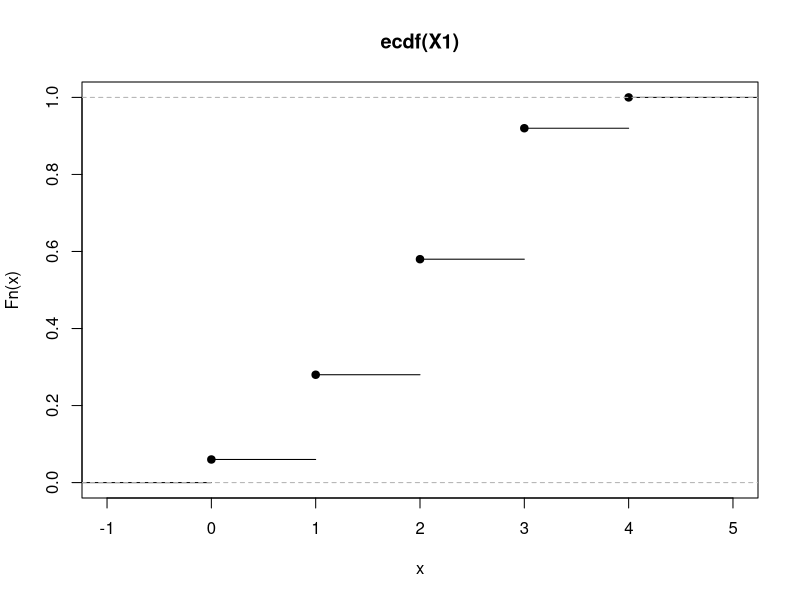
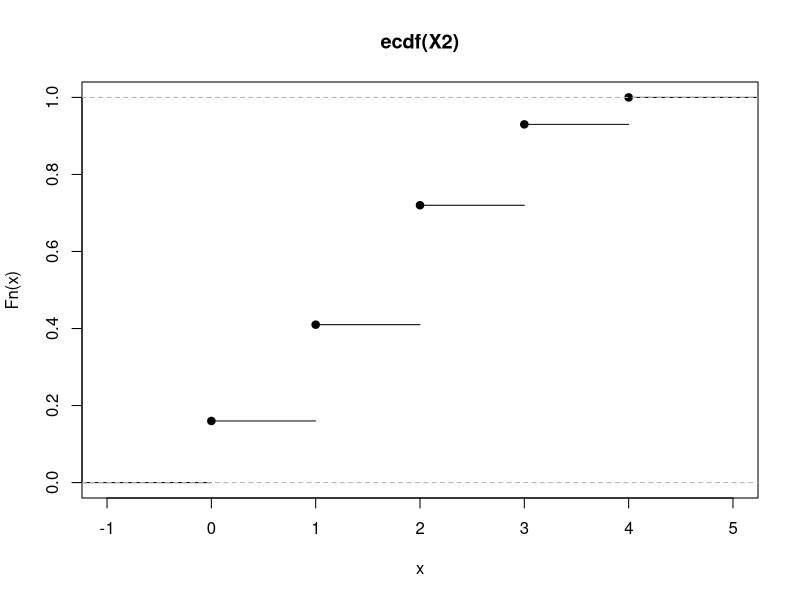
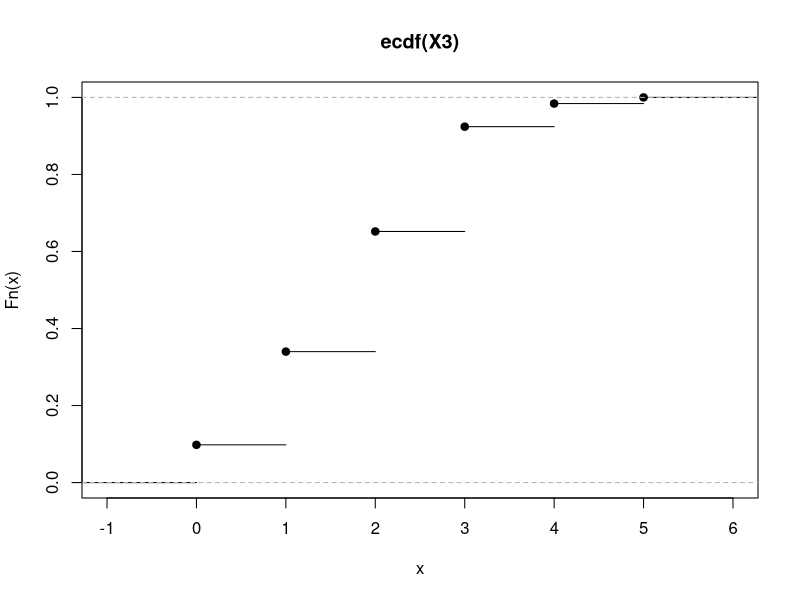
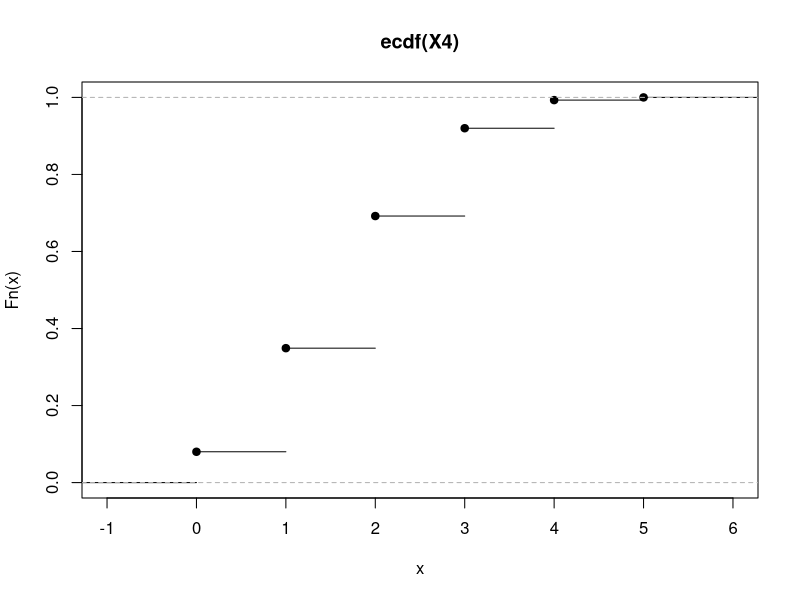
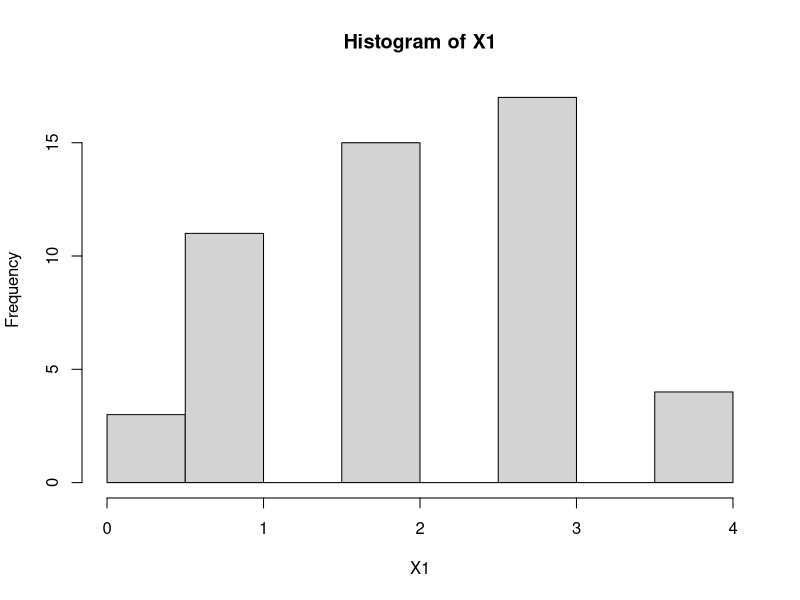
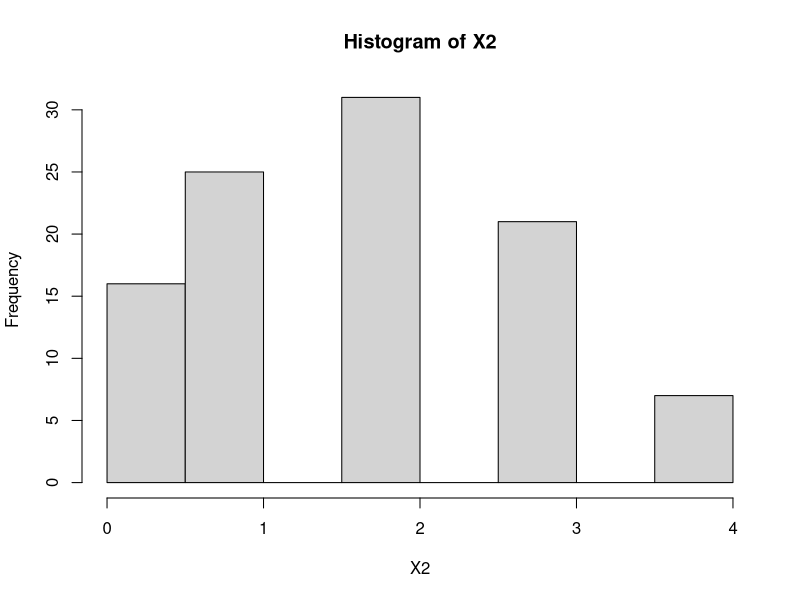
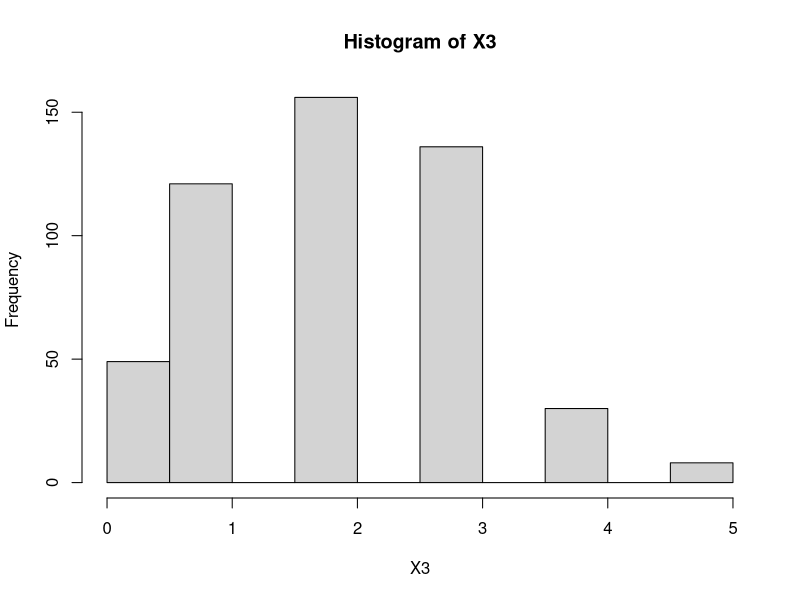
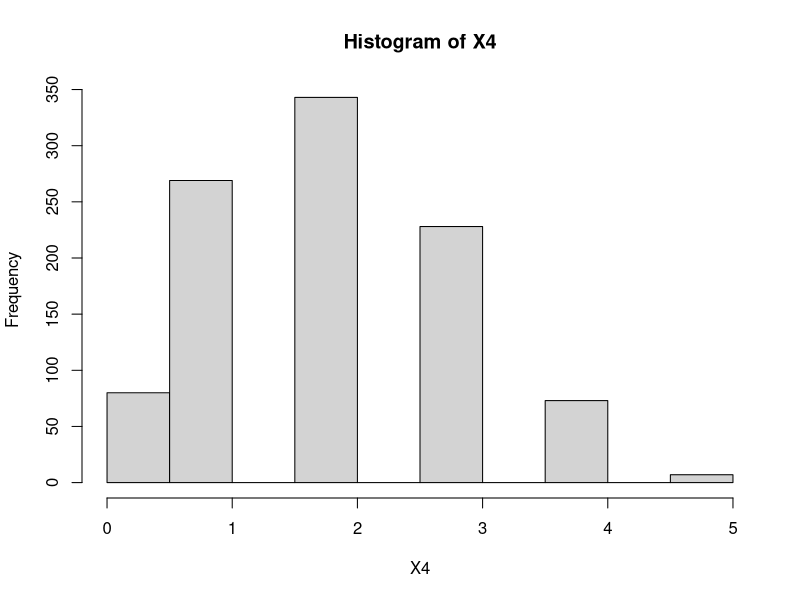

These figures' R source, in order:
## Full tasks required by the project 
# Loi Discrete
# 1 Generation des Echantillions de tailles N1,N2,N3,N4
N1 = 50
N2 = 100
N3 = 500
N4 = 1000

# Parametres de la loi Binomial(5,0.4)
a = 5
p= 0.4

# rbinom est une fonction qui genere des observations de loi binomiale 
# Elle prend comme parametres
# N1 : La taile desirée
# a et p les parametres de la loi .
X1 <-rbinom(N1,a, p)
X2 <-rbinom(N2,a, p)
X3 <-rbinom(N3,a, p)
X4 <-rbinom(N4,a, p)

# Visualization de la focntion de densité empirique des 4 Echantillions
plot(ecdf(X1))
plot(ecdf(X2))
plot(ecdf(X3))
plot(ecdf(X4))

# Les histogrammes des 4 Echantillions 
hist1<- hist(X1)
hist2<- hist(X2)
hist3<- hist(X3)
hist3<- hist(X4)

?ecdf
# Plot dans le meme graphe :

# X1
hist1<- hist(X4)
plot(ecdf(X4),add=TRUE,col=c('red'),main ="ecdf x1")
# X2
hist2<- hist(X2)
plot(ecdf(X2),add=TRUE,col=c('green'),sub="ecdf x2")
# X3
hist3<- hist(X3)
plot(ecdf(X3),add=TRUE,col=c('yellow'))
# X4
hist4<- hist(X4)
plot(ecdf(X4),add=TRUE,col=c('pink'))


# Loi Absolument Continue
# Generation de loi Normal centrée reduite 
Y1 <- rnorm(N1)
Y2 <- rnorm(N2)
Y3 <- rnorm(N3)
Y4 <- rnorm(N4)

#Histogrammes :
histn1 <-hist(Y1)
histn2 <-hist(Y2)
histn3 <-hist(Y3)
histn4 <-hist(Y4)

# les densités 
plot(density(x = Y1))
plot(density(x = Y2))

plot(density(x = Y3))
plot(density(x = Y1))

# Select a particular bandwidth (0.5) and kernel (Epanechnikov)
lines(density(x = Y1, bw = 0.5, kernel = "epanechnikov"), col = 2)
lines(density(x = Y1, bw = 0.5, kernel = "gaussian"), col = 3)
lines(density(x = Y1, bw = 0.5, kernel = "rectangular"), col = 4)
lines(density(x = Y1, bw = 0.5, kernel = "cosine"), col = 5)


plot(density(x = Y2))
# Select a particular bandwidth (0.5) and kernel (Epanechnikov)
lines(density(x = Y2, bw = 0.9, kernel = "epanechnikov"), col = 2)
lines(density(x = Y2, bw = 0.57, kernel = "gaussian"), col = 3)
lines(density(x = Y2, bw = 0.3, kernel = "rectangular"), col = 4)
lines(density(x = Y2, bw = 0.1, kernel = "cosine"), col = 5)


# ECDFs 
plot(ecdf(Y1))
plot(ecdf(Y2))
plot(ecdf(Y3))
plot(ecdf(Y4))
